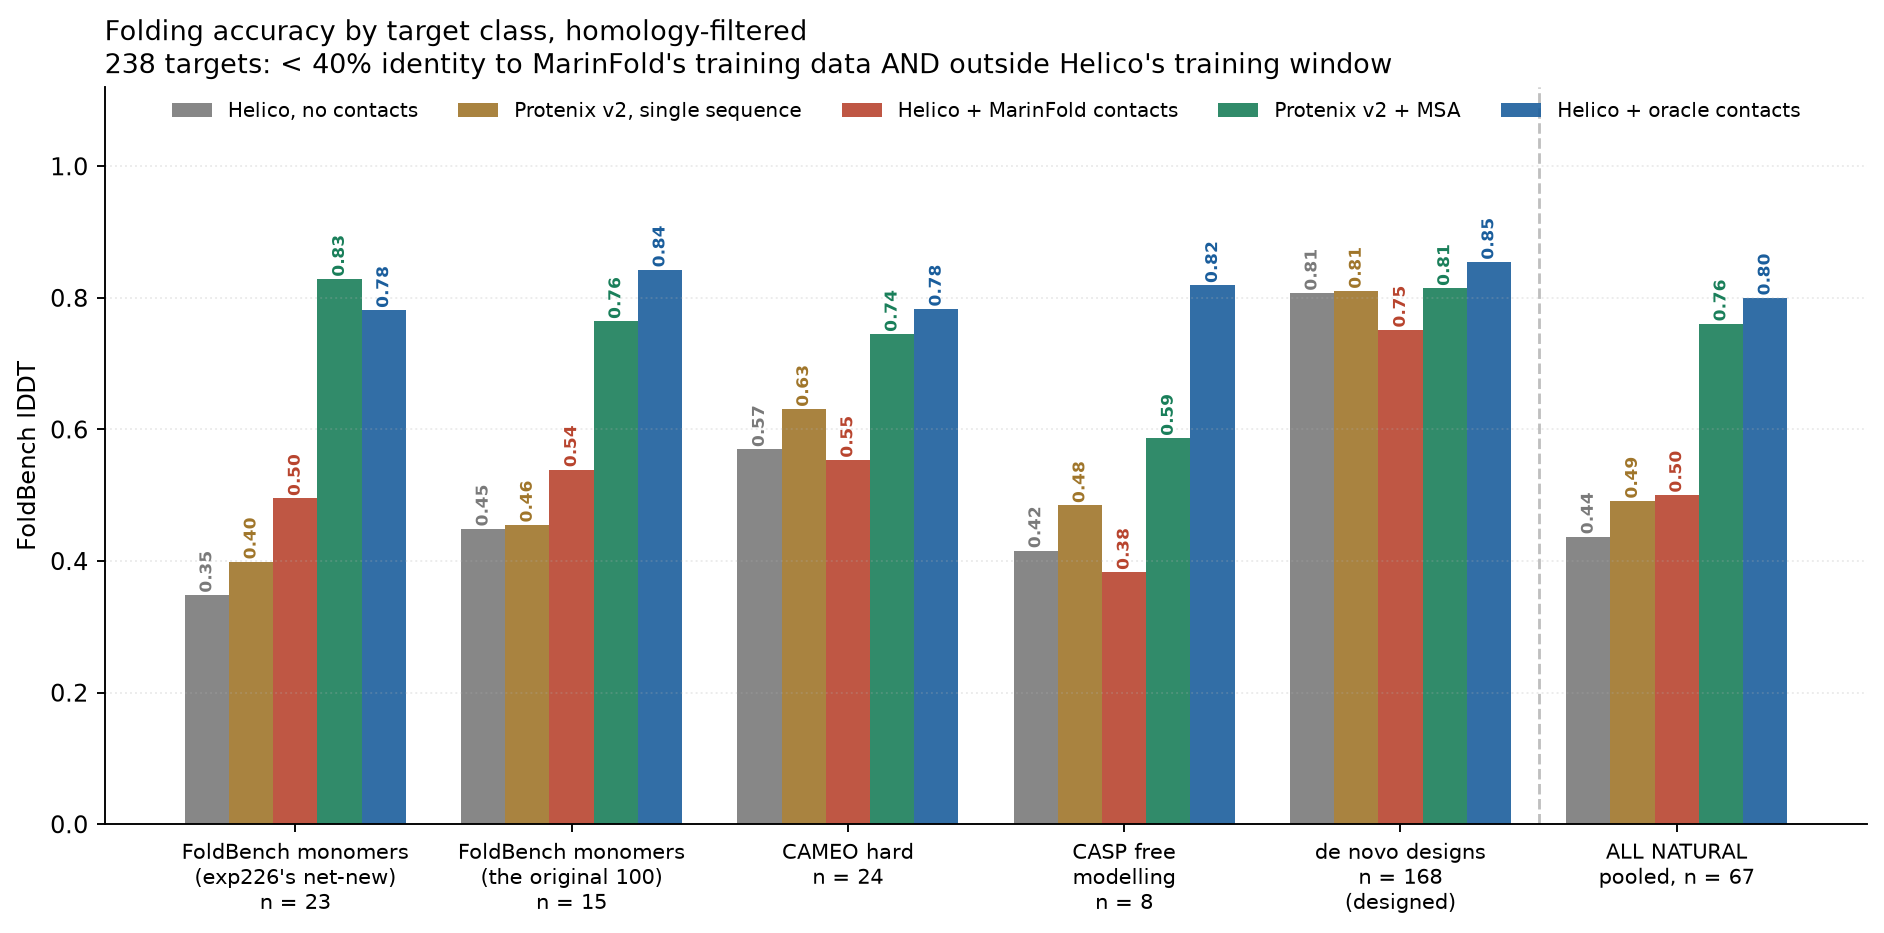

Python code for this plot:
"""Figure: folding accuracy by target class, on homology-filtered targets only.

Regenerate with:
    uv run python .agents/project/figures/folding_by_dataset.py

The companion to `contact_accuracy_by_dataset.py`: that one asks how good the
predicted contacts are per class, this one asks what they are worth after
folding, in lDDT.

**Every target shown survives two independent filters.**

  MarinFold homology   MarinFold exp226's eval2: < 40% identity to either
                       training arm (4.1M AFDB + 66.8M ESM-Atlas), mmseqs
                       -s 7.5, hit counted iff evalue <= 1e-3 and qcov >= 0.50
  Helico training      released on or after 2021-09-30, Helico's training cutoff

Neither filter alone is enough. The first leaves targets Helico itself trained
on; the second leaves targets whose fold MarinFold has effectively memorised.
238 of the 380 benched targets clear both; 67 of those are natural proteins.

Helico arms come from `modal/bench_byclass.py`; Protenix v2 runs through
ByteDance's own implementation. The oracle arm conditions on contacts derived
from the answer, so it is a ceiling, not a prediction.
"""

import csv
import math
from pathlib import Path

import matplotlib

matplotlib.use("Agg")
import matplotlib.pyplot as plt

ROOT = Path(__file__).resolve().parents[3]
BYCLASS = ROOT / "experiments/marinfold_contacts/byclass"
OUT = Path(__file__).parent / "folding_by_dataset.png"

# Natural classes first, designs last: the designs are 72% of the filtered set
# and behave completely differently, so pooling them hides the result.
GROUPS = [
    ("foldbench_rest", "FoldBench monomers\n(exp226's net-new)"),
    ("foldbench100", "FoldBench monomers\n(the original 100)"),
    ("cameo_hard", "CAMEO hard"),
    ("casp_fm", "CASP free\nmodelling"),
    ("denovo_pdb", "de novo designs"),
]
SERIES = [
    ("off", "Helico, no contacts", "#7a7a7a"),
    ("v2_singleseq", "Protenix v2, single sequence", "#a0762b"),
    ("mf_L", "Helico + MarinFold contacts", "#b8452f"),
    ("v2_msa", "Protenix v2 + MSA", "#1a7f5a"),
    ("oracle", "Helico + oracle contacts", "#1b5e9c"),
]


def load(arm: str) -> dict[str, float]:
    """{target_id: lddt}, pooling the main run with the net-new top-up."""
    out = {}
    for tag in (arm, f"fbrest_{arm}"):
        f = BYCLASS / "results" / f"{tag}.csv"
        if not f.exists():
            continue
        with f.open() as fh:
            for r in csv.DictReader(fh):
                if r.get("status") != "ok":
                    continue
                try:
                    v = float(r["lddt"])
                except (TypeError, ValueError):
                    continue
                if not math.isnan(v):
                    out[r["target_id"]] = v
    return out


def paired_stats(a: dict, b: dict, keys):
    """Paired mean difference b - a, standard error, and #improved."""
    d = [b[k] - a[k] for k in keys]
    m = sum(d) / len(d)
    sd = (sum((x - m) ** 2 for x in d) / (len(d) - 1)) ** 0.5 if len(d) > 1 else 0.0
    return m, (sd / len(d) ** 0.5 if len(d) > 1 else 0.0), sum(1 for x in d if x > 0)


def main():
    with (BYCLASS / "data/targets.csv").open() as f:
        meta = {r["target_id"]: r for r in csv.DictReader(f)}

    arms = {k: load(k) for k, _l, _c in SERIES}
    present = [s for s in SERIES if arms[s[0]]]
    missing = [s[0] for s in SERIES if not arms[s[0]]]
    if missing:
        print(f"NOTE: no results yet for {missing}; plotting without them\n")

    # Paired across every arm that has data, and homology-filtered.
    keys = set.intersection(*[set(arms[s[0]]) for s in present])
    keys = sorted(k for k in keys if meta[k]["in_eval2"] == "1")
    by = {g: [k for k in keys if meta[k]["dataset"] == g] for g, _l in GROUPS}
    natural = [k for k in keys if meta[k]["designed"] in ("0", "False", "false")]

    def mean(arm, ks):
        return sum(arms[arm][k] for k in ks) / len(ks)

    print(f"homology-filtered and paired: n = {len(keys)}  ({len(natural)} natural)\n")
    hdr = f"{'class':22s} {'n':>4s}" + "".join(f" {s[0]:>14s}" for s in present)
    print(hdr)
    for g, _lab in GROUPS:
        ks = by[g]
        if not ks:
            continue
        print(f"{g:22s} {len(ks):4d}" + "".join(f" {mean(s[0], ks):14.3f}" for s in present))
    print(f"{'natural (pooled)':22s} {len(natural):4d}"
          + "".join(f" {mean(s[0], natural):14.3f}" for s in present))
    print()
    for lab, ks in [("natural", natural), *[(g, by[g]) for g, _l in GROUPS if by[g]]]:
        m, se, up = paired_stats(arms["off"], arms["mf_L"], ks)
        line = f"  contacts vs none, {lab:22s} {m:+.3f} +/- {se:.3f}  ({up}/{len(ks)})"
        if arms.get("v2_singleseq"):
            m2, se2, up2 = paired_stats(arms["v2_singleseq"], arms["mf_L"], ks)
            line += f"   vs Protenix v2 SS {m2:+.3f} +/- {se2:.3f} ({up2}/{len(ks)})"
        print(line)

    fig, ax = plt.subplots(figsize=(11.6, 5.6))
    groups = [(g, lab) for g, lab in GROUPS if by[g]]
    xs = list(range(len(groups) + 1))          # +1 for the pooled natural bar
    w = 0.8 / len(present)
    for i, (arm, lab, colr) in enumerate(present):
        vals = [mean(arm, by[g]) for g, _l in groups] + [mean(arm, natural)]
        off = (i - (len(present) - 1) / 2) * w
        ax.bar([x + off for x in xs], vals, width=w, color=colr, alpha=0.9, label=lab)
        for x, v in zip(xs, vals):
            ax.text(x + off, v + 0.010, f"{v:.2f}", ha="center", fontsize=7.4,
                    color=colr, fontweight="bold", rotation=90)

    ax.axvline(len(groups) - 0.5, color="0.75", lw=1.2, ls="--")
    labels = [f"{lab}\nn = {len(by[g])}" for g, lab in groups]
    labels[-1] += "\n(designed)"
    labels.append(f"ALL NATURAL\npooled, n = {len(natural)}")
    ax.set_xticks(xs)
    ax.set_xticklabels(labels, fontsize=8.8)
    ax.set_ylim(0, 1.12)
    ax.set_ylabel("FoldBench lDDT")
    ax.set_title("Folding accuracy by target class, homology-filtered\n"
                 f"{len(keys)} targets: < 40% identity to MarinFold's training data "
                 f"AND outside Helico's training window",
                 fontsize=11.5, loc="left")
    ax.legend(loc="upper center", fontsize=8.5, framealpha=0.95, ncol=5,
              bbox_to_anchor=(0.5, 1.005), frameon=False)
    ax.grid(axis="y", alpha=0.25, ls=":")
    for s in ("top", "right"):
        ax.spines[s].set_visible(False)

    fig.tight_layout()
    fig.savefig(OUT, dpi=170, bbox_inches="tight")
    print(f"\nwrote {OUT}")


if __name__ == "__main__":
    main()
